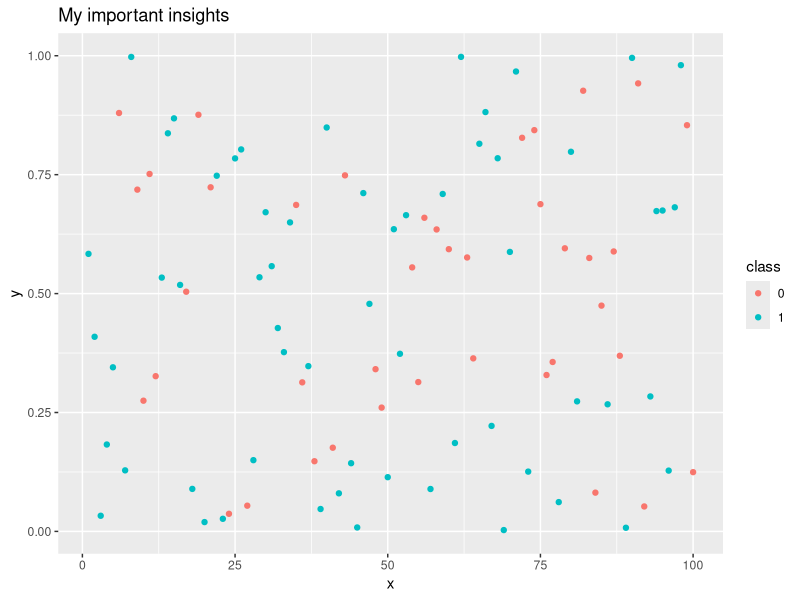
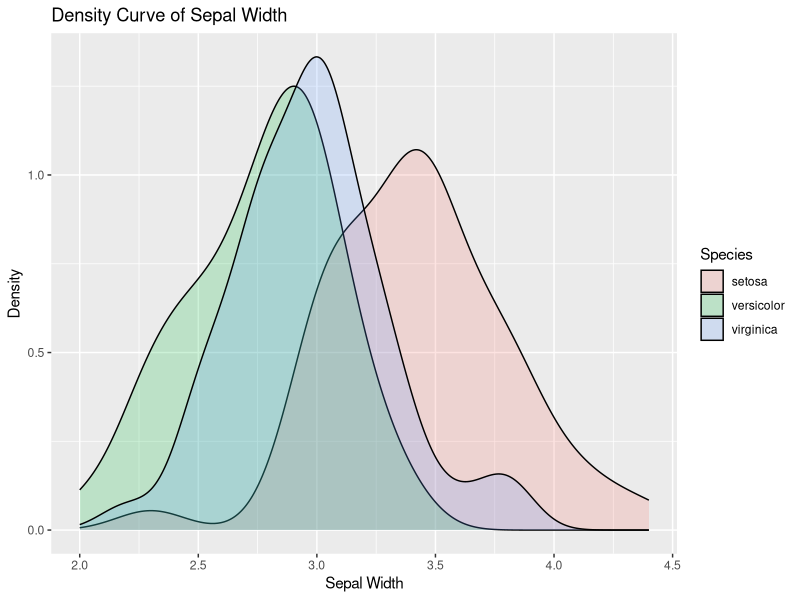

Write the R code that produced these figures, in order.
## ---- chunk 1
knitr::opts_chunk$set(echo = FALSE)
library(tidyverse)
## ---- chunk 2
library(tidyverse)
df <- data.frame(
  x = c(1:100),
  y = runif(100),
  class = sample(c('0', '1'), 
                 size = 100, 
                 replace = T)
)
df %>% ggplot() +
  aes(x = x, y = y, colour = class) +
  geom_point() +
  labs(title = 'My important insights')
## ---- chunk 3
iris %>%  
  ggplot() +
  aes(x=Sepal.Width, fill=Species) + 
  geom_density(stat="density", alpha=I(0.2)) +
  xlab("Sepal Width") +
  ylab("Density") +
  ggtitle("Density Curve of Sepal Width")
